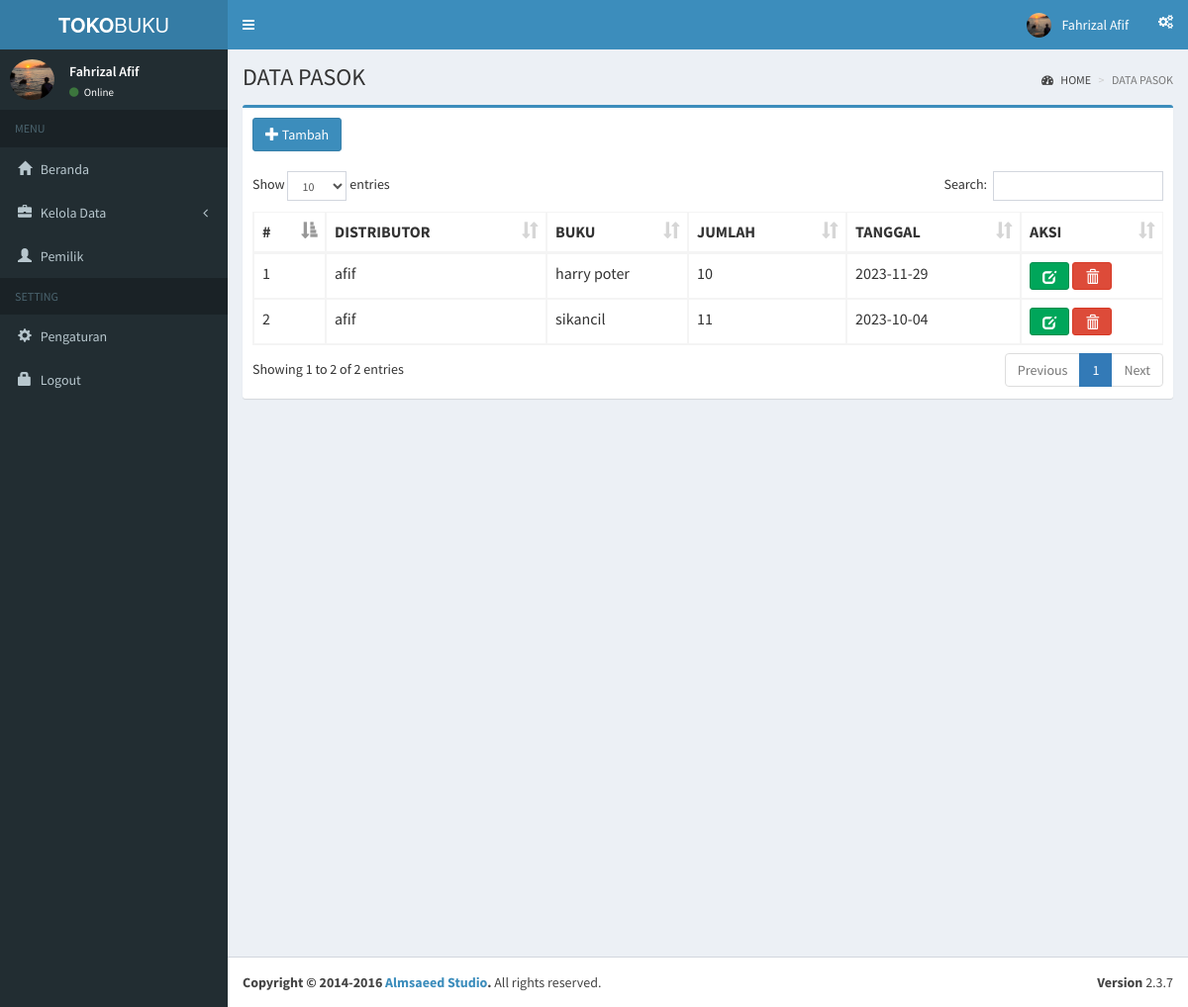
The page /index.php?page=data_pasok (signed in) on the database its author committed.
### tables this page shows
CREATE TABLE `pasok` (
  `id_pasok` int(11) NOT NULL,
  `id_distributor` int(11) NOT NULL,
  `id_buku` int(11) NOT NULL,
  `jumlah` int(20) NOT NULL,
  `tanggal` date NOT NULL
);

CREATE TABLE `distributor` (
  `id_distributor` int(11) NOT NULL,
  `nama_distributor` varchar(11) NOT NULL,
  `alamat` text NOT NULL,
  `telepon` varchar(25) NOT NULL
);

CREATE TABLE `buku` (
  `id_buku` int(11) NOT NULL,
  `judul` varchar(255) DEFAULT NULL,
  `noisbn` int(50) DEFAULT NULL,
  `penulis` varchar(255) DEFAULT NULL,
  `penerbit` varchar(255) DEFAULT NULL,
  `tahun` int(11) DEFAULT NULL,
  `stok` int(50) DEFAULT NULL,
  `harga_pokok` int(255) DEFAULT NULL,
  `harga_jual` int(255) DEFAULT NULL,
  `gambar` varchar(50) NOT NULL
);

### pages/pasok/data_pasok.php (the view, shortened to what this page needs)
<div class="content-wrapper">
  <section class="content-header">
    <h1>
      DATA PASOK
    </h1>
    <ol class="breadcrumb">
      <li><a href="index.php"><i class="fa fa-dashboard"></i> HOME</a></li>
      <li class="active">DATA PASOK</li>
    </ol>
  </section>
  <section class="content">
    <div class="row">
      <div class="col-xs-12">
        <div class="box box-primary">
          <div class="box-header">
            <a href="index.php?page=tambah_pasok" class="btn btn-primary" role="button" title="Tambah Data"><i class="glyphicon glyphicon-plus"></i> Tambah</a>
          </div>
          <div class="box-body table-responsive">
            <table id="pasok" class="table table-bordered table-hover">
              <thead>
                <tr>
                  <th>#</th>
                  <th>DISTRIBUTOR</th>
                  <th>BUKU</th>
                  <th>JUMLAH</th>
                  <th>TANGGAL</th>
                  <th>AKSI</th>
                </tr>
              </thead>
              <tbody>
                <?php
                include "../toko_buku/conf/conn.php";
                $no = 0;
                $query = mysqli_query($koneksi, "SELECT pasok.*, distributor.*, buku.* FROM pasok
                INNER JOIN distributor ON pasok.id_distributor = distributor.id_distributor
                INNER JOIN buku ON pasok.id_buku = buku.id_buku order by pasok.id_pasok DESc")
                  or die(mysqli_error($koneksi));
                while ($row = mysqli_fetch_array($query)) {
                ?>
                  <tr>
                    <td><?php echo $no = $no + 1; ?></td>
                    <td><?php echo $row['nama_distributor']; ?></td>
                    <td><?php echo $row['judul']; ?></td>
                    <td><?php echo $row['jumlah']; ?></td>
                    <td><?php echo $row['tanggal']; ?></td>
                    <td>
                      <a href="index.php?page=ubah_pasok&id=<?= $row['id_pasok']; ?>" class="btn btn-success" role="button" title="Ubah Data"><i class="glyphicon glyphicon-edit"></i></a>
                      <a href="javascript:void(0);" class="btn btn-danger" role="button" title="Hapus Data" onclick="hapusPasok(<?= $row['id_pasok']; ?>);"><i class="glyphicon glyphicon-trash"></i></a>
                    </td>
                  </tr>
                <?php } ?>
              </tbody>
            </table>
          </div>
        </div>
      </div>
    </div>
  </section>
</div>

### rows shown on the page
pasok: id_distributor.nama_distributor "afif", id_buku.judul "harry poter", jumlah "10", tanggal "2023-11-29"
pasok: no "2", id_distributor.nama_distributor "afif", id_buku.judul "sikancil", jumlah "11", tanggal "2023-10-04"
